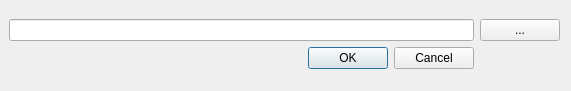
<?xml version="1.0" encoding="UTF-8"?>
<ui version="4.0">
 <class>ZebToolboxDialogBase</class>
 <widget class="QDialog" name="ZebToolboxDialogBase">
  <property name="geometry">
   <rect>
    <x>0</x>
    <y>0</y>
    <width>571</width>
    <height>91</height>
   </rect>
  </property>
  <property name="windowTitle">
   <string>ZEB Toolbox</string>
  </property>
  <widget class="QWidget" name="gridLayoutWidget_2">
   <property name="geometry">
    <rect>
     <x>9</x>
     <y>9</y>
     <width>551</width>
     <height>71</height>
    </rect>
   </property>
   <layout class="QGridLayout" name="gridLayout_2">
    <item row="0" column="0">
     <layout class="QGridLayout" name="gridLayout">
      <item row="0" column="0">
       <widget class="QLineEdit" name="lineEditSelectZebFile"/>
      </item>
      <item row="0" column="1">
       <widget class="QPushButton" name="pushButtonSelectZebFile">
        <property name="text">
         <string>...</string>
        </property>
       </widget>
      </item>
      <item row="1" column="0">
       <widget class="QDialogButtonBox" name="button_box">
        <property name="orientation">
         <enum>Qt::Horizontal</enum>
        </property>
        <property name="standardButtons">
         <set>QDialogButtonBox::Cancel|QDialogButtonBox::Ok</set>
        </property>
       </widget>
      </item>
     </layout>
    </item>
   </layout>
  </widget>
 </widget>
 <resources/>
 <connections>
  <connection>
   <sender>button_box</sender>
   <signal>accepted()</signal>
   <receiver>ZebToolboxDialogBase</receiver>
   <slot>accept()</slot>
   <hints>
    <hint type="sourcelabel">
     <x>20</x>
     <y>20</y>
    </hint>
    <hint type="destinationlabel">
     <x>20</x>
     <y>20</y>
    </hint>
   </hints>
  </connection>
  <connection>
   <sender>button_box</sender>
   <signal>rejected()</signal>
   <receiver>ZebToolboxDialogBase</receiver>
   <slot>reject()</slot>
   <hints>
    <hint type="sourcelabel">
     <x>20</x>
     <y>20</y>
    </hint>
    <hint type="destinationlabel">
     <x>20</x>
     <y>20</y>
    </hint>
   </hints>
  </connection>
 </connections>
</ui>
